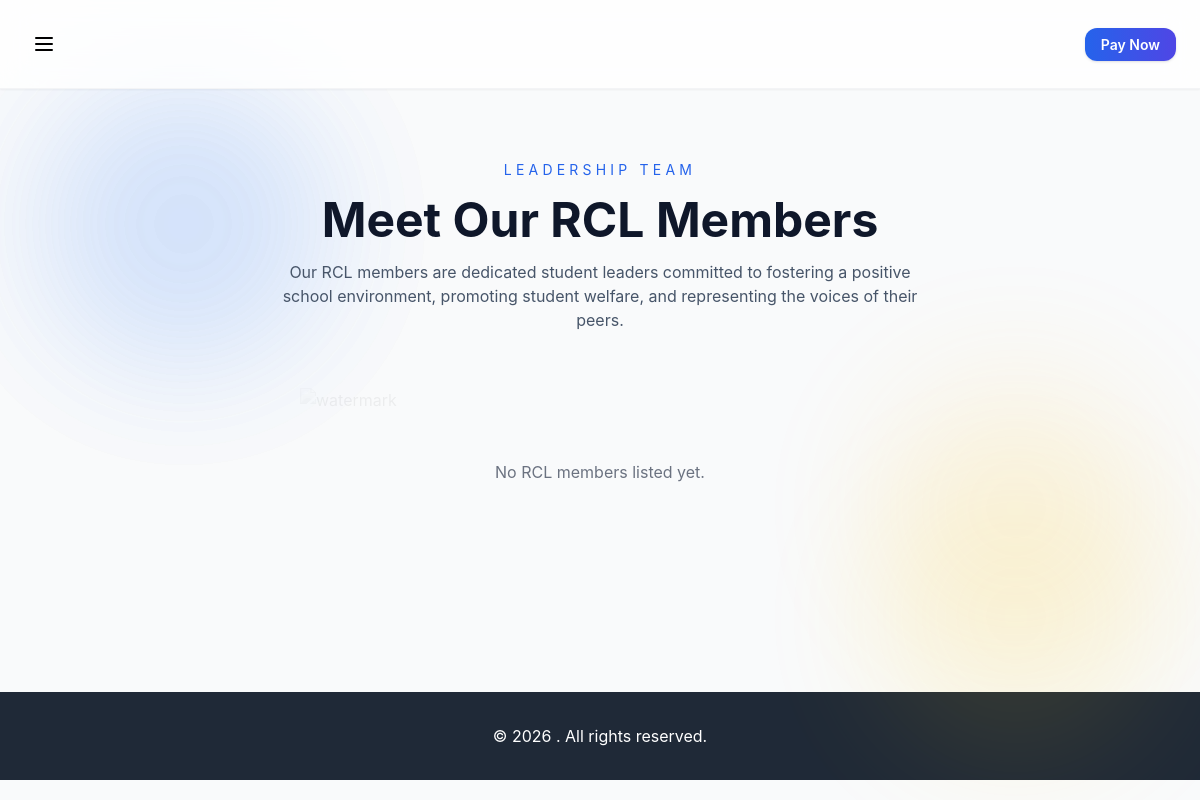
/rcl/, run on an earlier commit of the app's database.
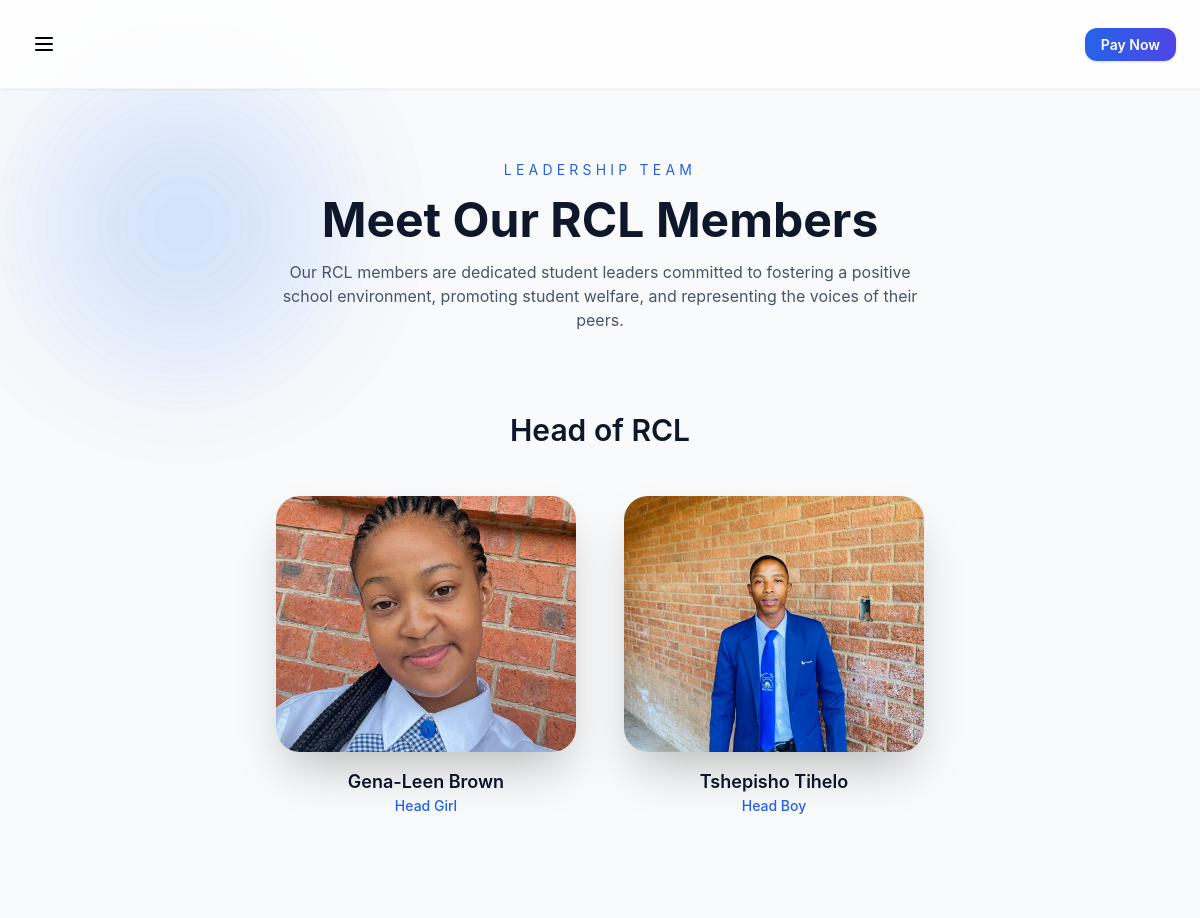
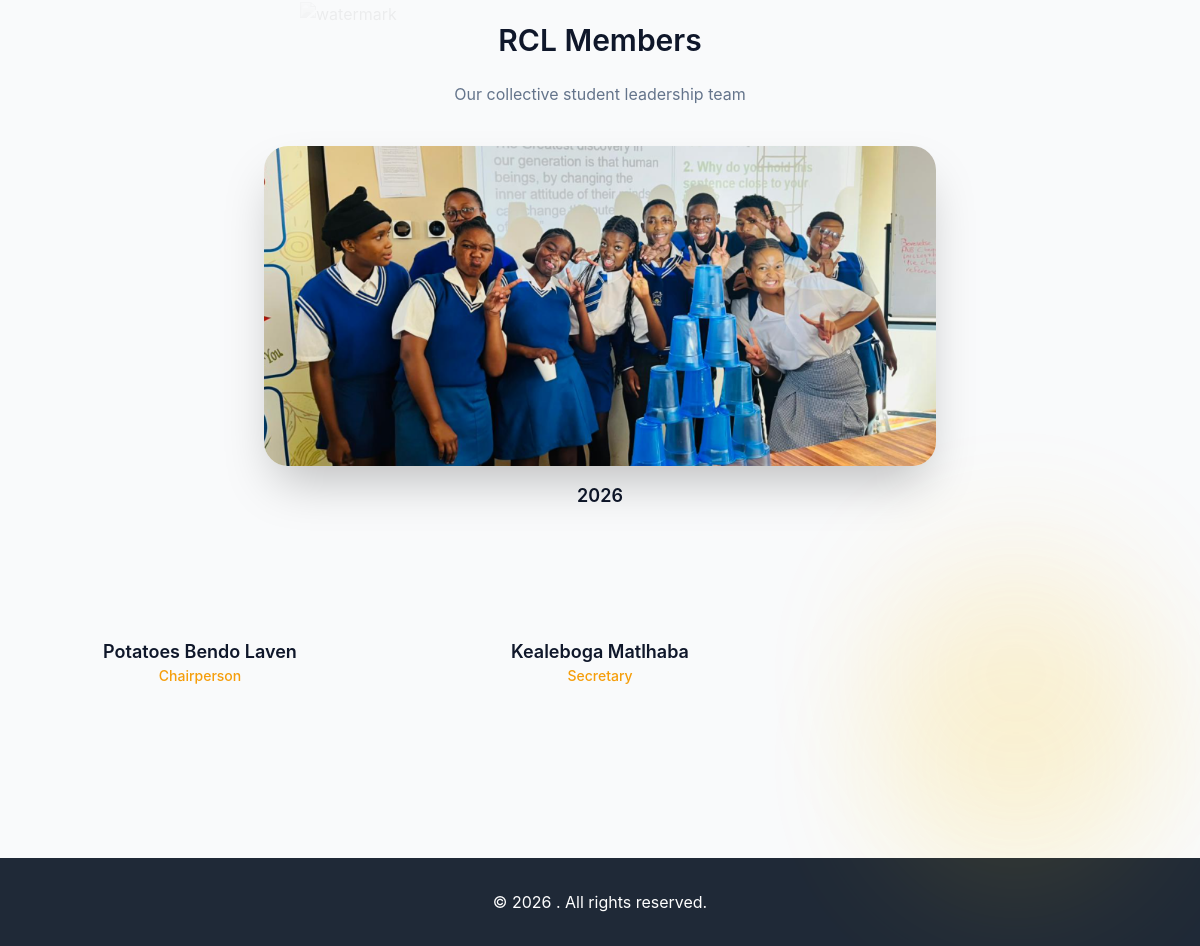
And on a later commit of the database (2 pictures, top to bottom).
### core/models.py (models this page shows, shortened)
class head_of_rcl(models.Model):
    image= models.ImageField(upload_to="rcl/")
    name = models.CharField(max_length=100)
    position = models.CharField(max_length=100)

class rcl_group(models.Model):
    image= models.ImageField(upload_to="rcl/")
    year = models.CharField(max_length=20)

class RCL (models.Model):
    name = models.CharField(max_length=100)
    position = models.CharField(max_length=100)

### core/views.py (the view)
# urls.py: path('rcl/', views.rcl),
def rcl(request):
    return render(request, "rcl.html", {
        "rcl_members": RCL.objects.all(),
        "head_of_rcl": head_of_rcl.objects.all(),
        "rcl_groups": rcl_group.objects.all()
    })

### templates/rcl.html (shortened to what this page needs)
{% extends "base.html" %}
{% load static %}
{% block content %}
<section class="relative py-40 overflow-hidden">
  <div class="absolute inset-0 flex items-center justify-center pointer-events-none">
  </div>
  <div class="absolute inset-0 opacity-10">
    <div class="absolute top-20 left-10 w-72 h-72 bg-blue-500 rounded-full blur-3xl"></div>
    <div class="absolute bottom-10 right-10 w-72 h-72 bg-amber-400 rounded-full blur-3xl"></div>
  </div>
  <div class="relative max-w-7xl mx-auto px-6">
    <div class="text-center mb-20">
      <p class="text-sm uppercase tracking-[0.3em] text-blue-600 mb-4">
        Leadership Team
      </p>
      <h1 class="text-4xl md:text-5xl font-bold text-slate-900 mb-4">
        Meet Our RCL Members
      </h1>
      <p class="text-slate-600 max-w-2xl mx-auto">
        Our RCL members are dedicated student leaders committed to fostering a positive school environment, promoting student welfare, and representing the voices of their peers.
      </p>
    </div>
    {% if head_of_rcl %}
    <div class="mb-28">
      <h2 class="text-m md:text-3xl font-semibold text-slate-900 text-center mb-12">
        Head of RCL
      </h2>
      <div class="flex flex-wrap justify-center gap-12 max-w-4xl mx-auto">
        {% for leader in head_of_rcl %}
        <div class="group text-center transition-all duration-300 hover:-translate-y-2 w-full sm:w-[300px]">
          <div class="relative overflow-hidden rounded-3xl shadow-2xl h-64">
            <img src="{{ leader.image.url }}"
                 class="w-full h-full object-cover shadow-lg">
          </div>
          <h3 class="text-lg font-semibold text-slate-900 mt-4">
            {{ leader.name }}
          </h3>
          <p class="text-sm font-medium text-blue-600 mb-3">
            {{ leader.position }}
          </p>
        </div>
        {% endfor %}
      </div>
    </div>
    {% endif %}
    {% if rcl_groups %}
    <div class="mb-28">
      <h2 class="text-m md:text-3xl font-semibold text-slate-900 text-center mb-6">
         RCL Members
      </h2>
      <p class="text-center text-slate-500 mb-10">
        Our collective student leadership team
      </p>
      <div class="flex justify-center">
        {% for group in rcl_groups %}
        <div class="group text-center transition-all duration-300 hover:-translate-y-2 w-full max-w-2xl">
          <div class="relative overflow-hidden rounded-3xl shadow-2xl h-80">
            <img src="{{ group.image.url }}"
                 class="w-full h-full object-cover shadow-lg">
          </div>
          <h3 class="text-lg font-semibold text-slate-900 mt-4">
            {{ group.year }}
          </h3>
        </div>
        {% endfor %}
      </div>
    </div>
    {% endif %}
    <div>
      {% if rcl_members %}
      <div class="grid md:grid-cols-2 lg:grid-cols-3 gap-12">
        {% for member in rcl_members %}
        <div class="group text-center transition-all duration-300 hover:-translate-y-2">
          <h3 class="text-lg font-semibold text-slate-900 mt-4">
            {{ member.name }}
          </h3>
          <p class="text-sm font-medium text-amber-500 mb-3">
            {{ member.position }}
          </p>
        </div>
        {% endfor %}
      </div>
      {% else %}
      <p class="text-center text-gray-500 py-12">
        No RCL members listed yet.
      </p>
      {% endif %}
    </div>
  </div>
</section>
{% endblock %}

### templates/base.html (shortened to what this page needs)
{% load static %}
<!DOCTYPE html>
<html lang="en">
<head>
  <favicon href="{% static 'images/favicon.ico' %}" type="image/x-icon" />
  <script src="https://cdn.tailwindcss.com"></script>
  <link href="https://unpkg.com/aos@2.3.1/dist/aos.css" rel="stylesheet">
</head>
<body class="bg-gray-50">
  <div class="absolute inset-0 flex items-center justify-center pointer-events-none">
    <img src="https://i.ibb.co/W4cMmfmX/Boresetse-High-School.png"
         alt="watermark"
         class="w-[600px] opacity-5 grayscale select-none">
  </div>
<div class="absolute inset-0 opacity-10">
</div>
{% include "components/navbar.html" %}
{% block content %}{% endblock %}
{% include "components/footer.html" %}
</body>
</html>

### templates/components/navbar.html (shortened to what this page needs)
<nav class="fixed top-0 left-0 right-0 z-50 backdrop-blur-lg border-b
{% if request.path == '/' %}
  bg-white/10 border-white/20 text-white
{% else %}
  bg-white/80 border-gray-100 text-gray-800 shadow-sm
{% endif %} transition-all duration-300">
  <div class="max-w-7xl mx-auto px-6 py-4">
    <div class="flex items-center justify-between">
          <button id="hamburger-btn"
      class="p-2 rounded-xl transition-all duration-300 hover:scale-105 text-black
      {% if request.path == '/' %}hover:bg-white/20{% else %}hover:bg-gray-100{% endif %}">
    </button>
      <div class="hidden md:block">
        <a href="/payments/"
           class="px-4 py-2 rounded-xl bg-gradient-to-r from-blue-600 to-indigo-600 text-white text-sm font-semibold shadow hover:shadow-lg hover:scale-105 transition">
          Pay Now
        </a>
      </div>
    </div>
  </div>
</nav>

### templates/components/footer.html
<footer class="bg-gray-800 text-white py-8">
  <div class="max-w-7xl mx-auto px-4 text-center">
    <p>&copy; 2026 {{ school.name }}. All rights reserved.</p>
  </div>
</footer>

### templates/base.html (style rules this page uses)
* { -webkit-font-smoothing: antialiased; -moz-osx-font-smoothing: grayscale; }
body { font-family: -apple-system, BlinkMacSystemFont, 'Segoe UI', 'Roboto', 'Oxygen', 'Ubuntu', 'Cantarell', sans-serif; }

What changed in the data, as far as the page shows it:
added head_of_rcl: image (picture), name "Gena-Leen Brown", position "Head Girl"
added head_of_rcl: image (picture), name "Tshepisho Tihelo", position "Head Boy"
added rcl_group: image (picture), year "2026"
added RCL: name "Potatoes Bendo Laven", position "Chairperson"
added RCL: name "Kealeboga Matlhaba", position "Secretary"
Also different on the page:
text no longer shown: "No RCL members listed yet."
text now shown: "Head of RCL RCL Members Our collective student leadership team"
